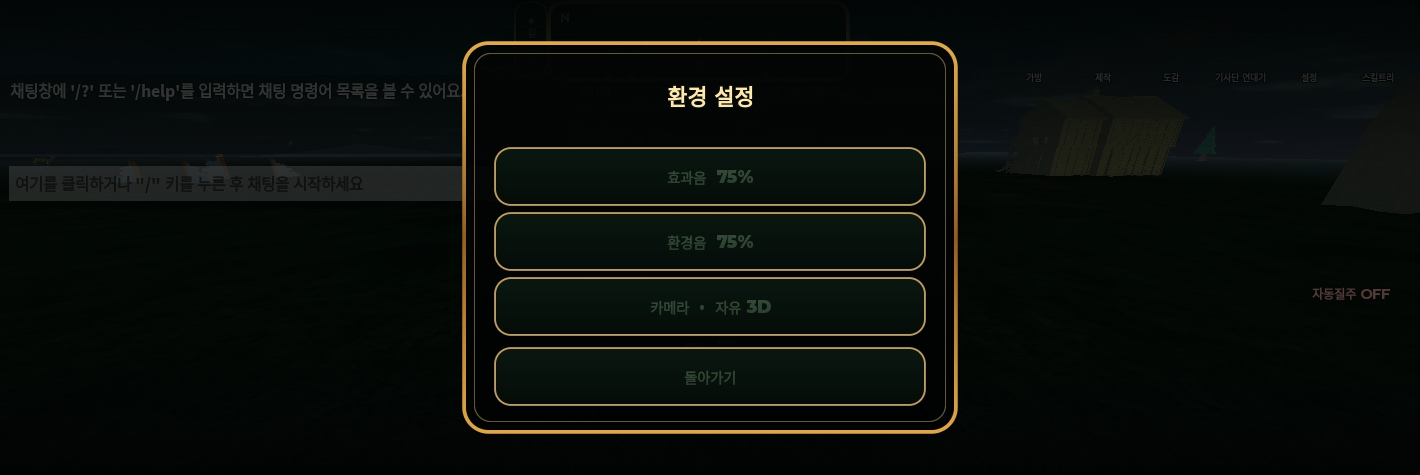
#> input picture c01-0.jpg, 1420 x 475 px, given as the content of the folder ../../c01-0.jpg, which was not available
$ python visual_lint.py ../../c01-0.jpg
#> lines starting #> are read from the running program, lines starting #| are printed output that depends on the picture
#!/usr/bin/env python3
"""캡처 PNG 폴더를 읽어 (1) 한 장짜리 비교 시트를 만들고 (2) 이상 화면(너무 어둡거나 단색)을 표시한다.
사용: visual_lint.py <프레임폴더> [출력시트.png] [--prev <이전프레임폴더>]   이상이 있으면 종료 코드 1"""
import sys, glob, os
from PIL import Image, ImageDraw, ImageStat, ImageChops
args = [a for a in sys.argv[1:] if a != "--prev"]
prev = sys.argv[sys.argv.index("--prev") + 1] if "--prev" in sys.argv else None
if prev: args.remove(prev)
src = args[0]
out = args[1] if len(args) > 1 else os.path.join(src, "contact_sheet.png")
# Studio 캡처는 .jpg 로 저장된다. 예전엔 .png 만 읽어 jpg 화면 검수가 조용히 꺼져 있었다(2026-11-28).
files = sorted(f for ext in ("png", "jpg", "jpeg") for f in glob.glob(os.path.join(src, "*." + ext)))
files = [f for f in files if os.path.abspath(f) != os.path.abspath(out)]
if not files:
    print("프레임 없음"); sys.exit(1)
W, H, COLS = 480, 270, 3
rows = (len(files) + COLS - 1) // COLS
sheet = Image.new("RGB", (W * COLS, (H + 18) * rows), (20, 20, 24))
d = ImageDraw.Draw(sheet)
bad = []
warns = []
for i, f in enumerate(files):
    im = Image.open(f).convert("RGB")
#> im is the input picture: PIL image 1420x475 RGB; mean R, G, B 9.9, 13.7, 10.2
    st = ImageStat.Stat(im.convert("L"))
    mean, std = st.mean[0], st.stddev[0]
#> mean = 12.12; std = 23.21
    flag = ""
    if mean < 25: flag = "너무 어두움"
    elif mean > 235: flag = "너무 밝음"
    elif std < 12: flag = "단색(장면 없음?)"
    # [빈 영역 경고] 화면을 16×9 칸으로 나눠 무늬가 거의 없는 칸(밝기 편차 < 4) 비율을 잰다.
    # 30% 이상이면 넓은 맨땅·빈 화면 구도를 경고(실패 아님: 바다가 넓은 장면은 정상일 수 있음).
    # 2026-11-28 실측: 항구 위 시점 33~36%, 거리 시점 1~24%. 수정 전후 같은 장면 수치를 비교해 쓴다.
    g = im.convert("L").resize((320, 180))
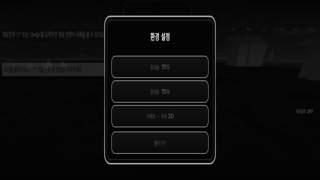
#> g: PIL image 320x180 L; min 0, max 203, mean 12.2
    flat = sum(1 for ty in range(9) for tx in range(16)
               if ImageStat.Stat(g.crop((tx * 20, ty * 20, tx * 20 + 20, ty * 20 + 20))).stddev[0] < 4) / 144
#> flat = 0.507
    print(f"  빈 영역 {os.path.basename(f)}: {flat:.0%}")
#|   빈 영역 c01-0.jpg: 51%
    if not flag and flat >= 0.3:
        warns.append((os.path.basename(f), f"빈 영역 {flat:.0%} — 넓은 맨땅·빈 화면 구도 의심"))
    if prev and os.path.exists(os.path.join(prev, os.path.basename(f))):
        pi = Image.open(os.path.join(prev, os.path.basename(f))).convert("L").resize((160, 90))
        diff = ImageStat.Stat(ImageChops.difference(im.convert("L").resize((160, 90)), pi)).mean[0]
        print(f"  변화량 {os.path.basename(f)}: {diff:.1f}" + ("  (이전과 동일: 장면이 갱신되지 않았을 수 있음)" if diff < 0.3 else ""))
    if flag: bad.append((os.path.basename(f), flag))
    t = im.resize((W, H))
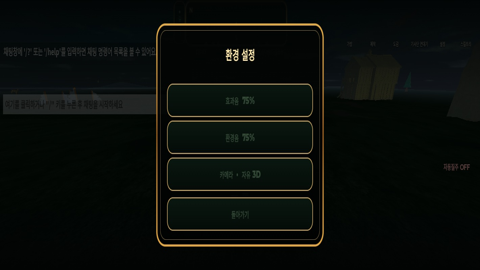
#> t: PIL image 480x270 RGB; mean R, G, B 10, 13.7, 10.2
    x, y = (i % COLS) * W, (i // COLS) * (H + 18)
    sheet.paste(t, (x, y + 18))
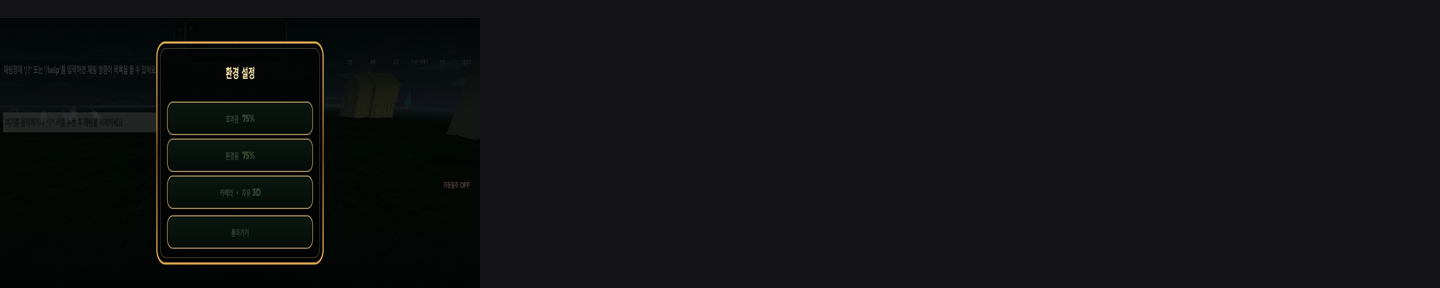
#> sheet: PIL image 1440x288 RGB; mean R, G, B 16.9, 18, 19.7
    d.text((x + 4, y + 3), os.path.basename(f) + (" ⚠ " + flag if flag else ""), fill=(255, 120, 120) if flag else (220, 220, 220))
sheet.save(out)
print(f"비교 시트: {out} ({len(files)}장)")
for n, fl in bad: print(f"  이상: {n} — {fl}")
for n, fl in warns: print(f"  경고: {n} — {fl}")
#> (the run stopped early here; a loop or call above may not have finished)
